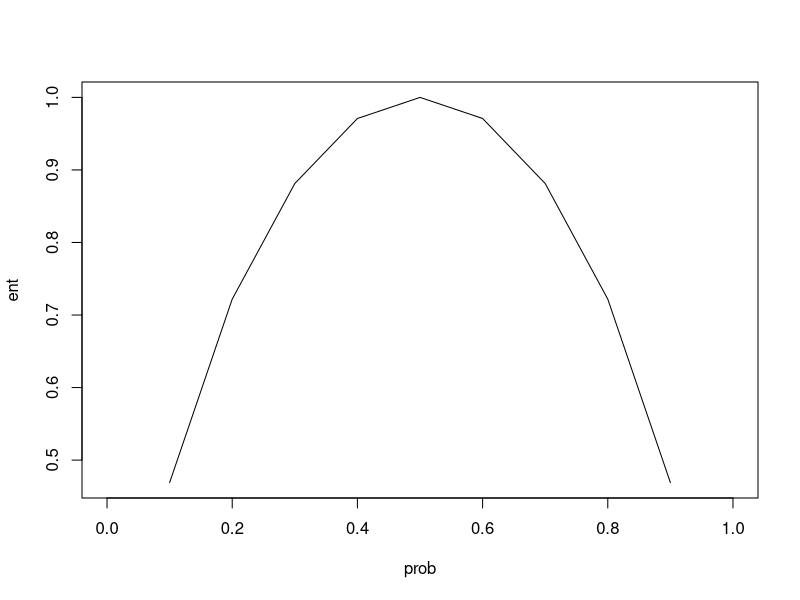
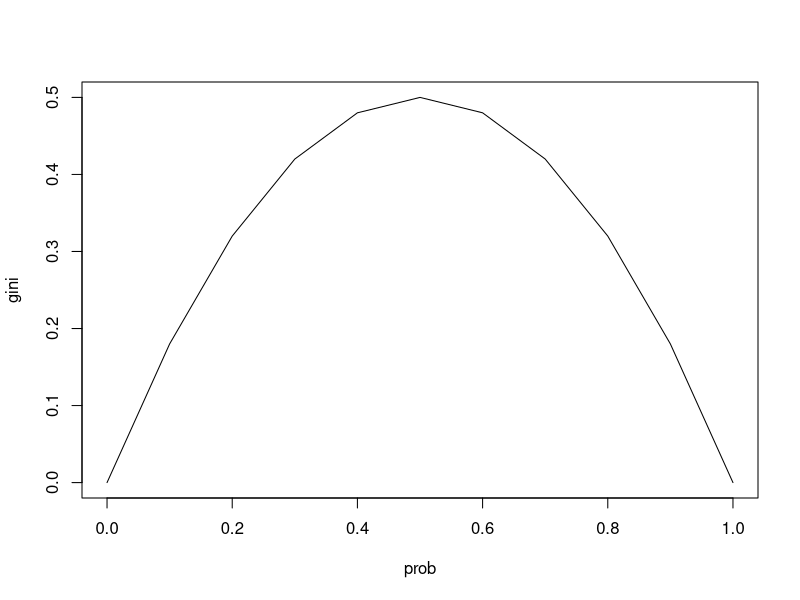

Reproduce these figures in R, in order.
entropy = function(p) {
  ent = 0
  for(i in 1:length(p)) {
    ent = ent + (-p[i] * log2(p[i]))
  }
  return(ent)
}

p1 = c(0.5, 0.5)
entropy(p1)

p2 = c(0.33, 0.33, 0.33)
entropy(p2)

p3 = c(0.6, 0.3, 0.1)
entropy(p3)

p4 = c(0.8, 0.1, 0.1)
entropy(p4)

prob = seq(0,1,0.1)
ent = numeric()
for(i in 1:length(prob)) {
  ent = c(ent, entropy(c(prob[i], 1-prob[i])))
}
plot(prob, ent, type="l")


gini_ind = function(p) {
  gini = 0
  for(i in 1:length(p)) {
    gini = gini + (p[i] * p[i])
  }
  return(1 - gini)
}

gini = numeric()
for(i in 1:length(prob)) {
  gini = c(gini, gini_ind(c(prob[i], 1-prob[i])))
}
plot(prob, gini, type="l")